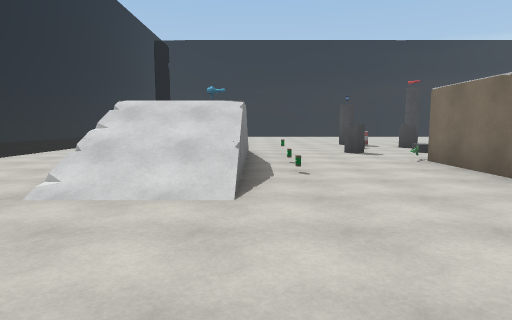
[1] (above)

19 first-person views from a walk through a Unity game level. The camera is 1.4 m above the floor, tilts 6° down and sees 75° across. The floor is counted in squares, 2 m on a side. Each view is taken from the middle of a square. On the plan, view 1 faces up. The plan holds only what a view shows up to about 10 squares ahead; the rest is blank. The place goes on beyond the plan. The player character is not drawn. Surface patterns are stand-ins for the level's own textures.

[2]
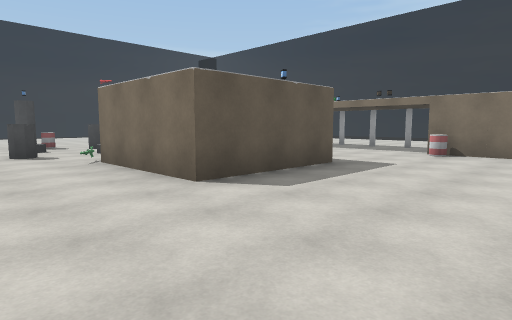

[3]
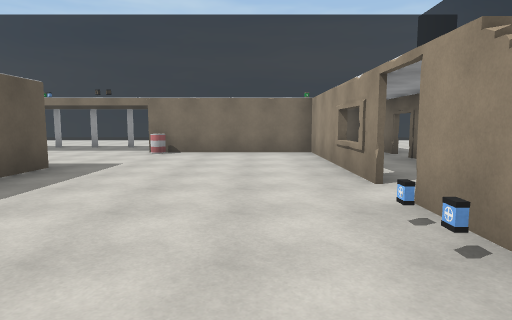

[4]
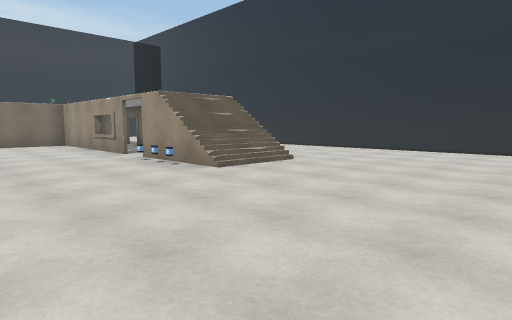

[5]
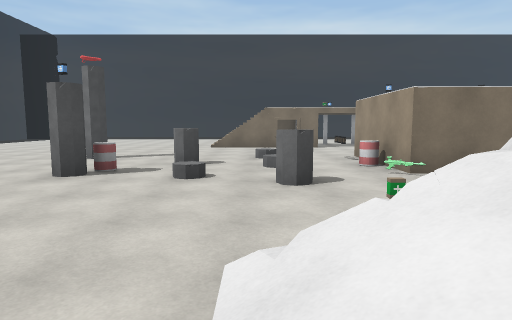

[6]
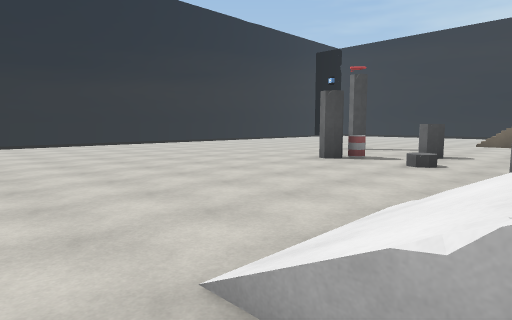

[7]
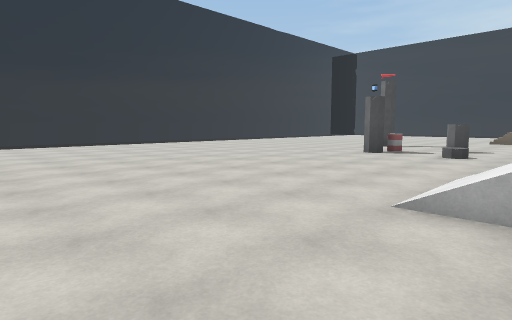

[8]
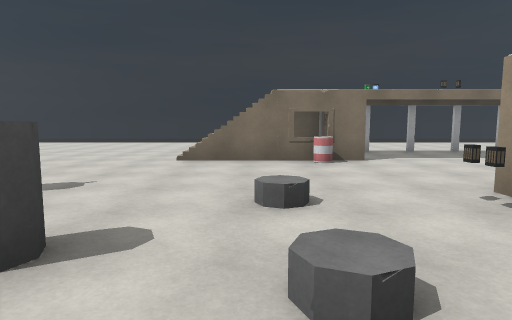

[9]
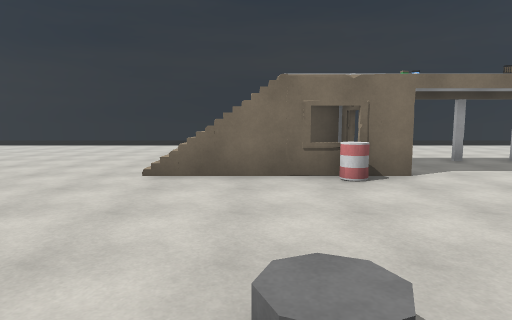

[10]
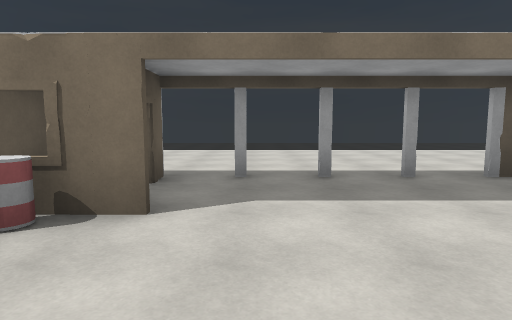

[11]
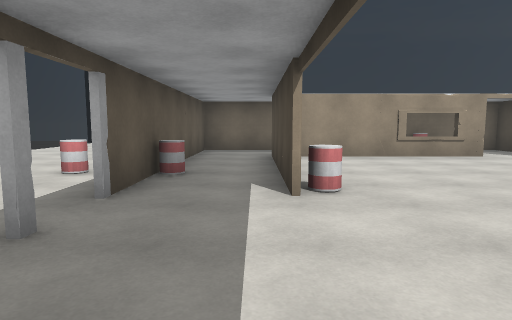

[12]
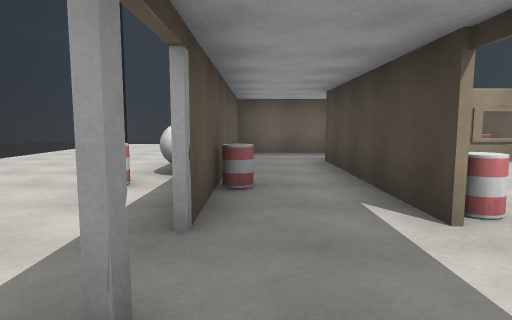

[13]
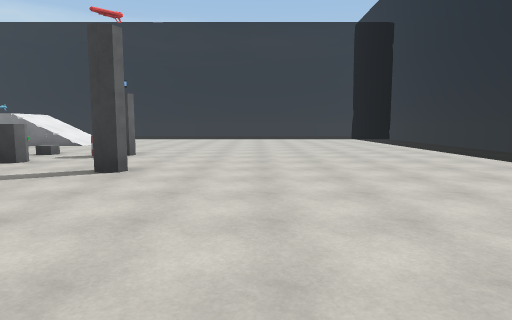

[14]
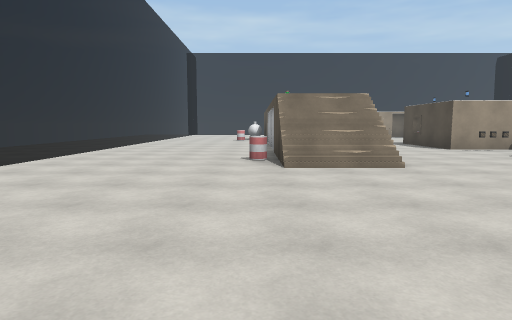

[15]
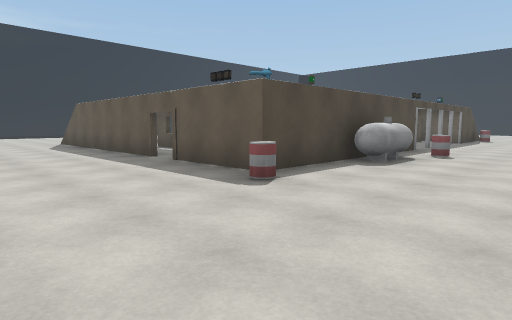

[16]
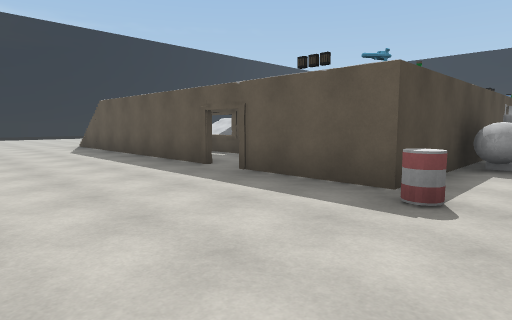

[17]
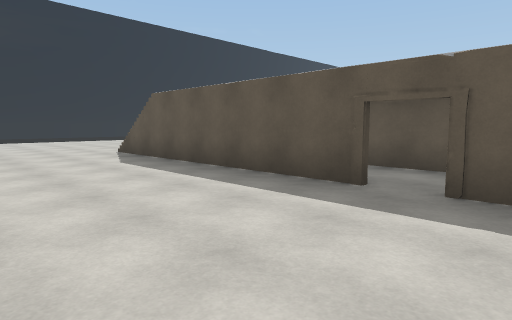

[18]
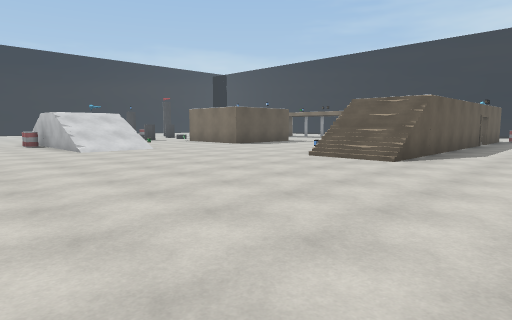

[19]
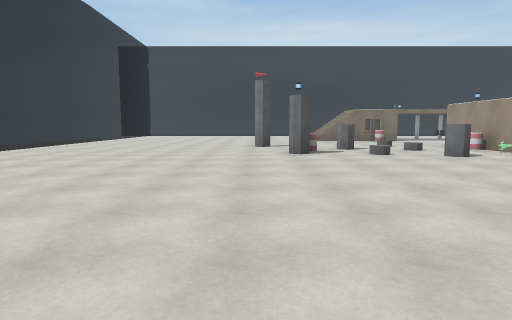

### Floor plan
Key: @ floor where view 1 was taken; # wall or solid block; x gap in a wall; . floor; / step, stairs or slope; = window, fence, low wall or low ledge; B barrel; S shield; A ammo; O other object.
Columns run from 5 left of view 1 to 16 right of it. Each row starts with its distance up from view 1.
 19   ..........
 18  .............
 17  ..............
 16  ............... . ..
 15  ....................
 14  ....................
 13 ...........O.........
 12 ........OB...........
 11 ......................
 10 ......../.O....//.....
  9 ...///..././...//B....
  8 ...///O.O.....B###....
  7 ..   /..OBOA...###....
  6 ... //... ##..........
  5  ..///...    .........
  4  ..///...   ..........
  3  ..///...........x....
  2  .............B#.#....
  1  ..............#BOB...
  0  ....@.........##O....
 -1  ......OS#.....##O....
 -2 .......//##=######....
 -3 .......//##O######....
 -4 .................B....
 -5 .....................
 -6 .....................
 -7    .....   ..........

Positions as (right, up) in squares from view 1, and headings:
1: (0, 0), facing up
2: (1, 0), facing up-right
3: (1, 0), facing right
4: (-3, 2), facing down-right
5: (-2, 9), facing right
6: (-3, 8), facing up-right
7: (-5, 8), facing up-right
8: (3, 9), facing right
9: (5, 9), facing right
10: (7, 6), facing right
11: (10, 6), facing down
12: (11, 5), facing down
13: (11, 15), facing left
14: (12, 16), facing down
15: (15, -7), facing up-left
16: (13, -7), facing up-left
17: (10, -7), facing up-left
18: (-5, -6), facing up-right
19: (-5, 13), facing right
